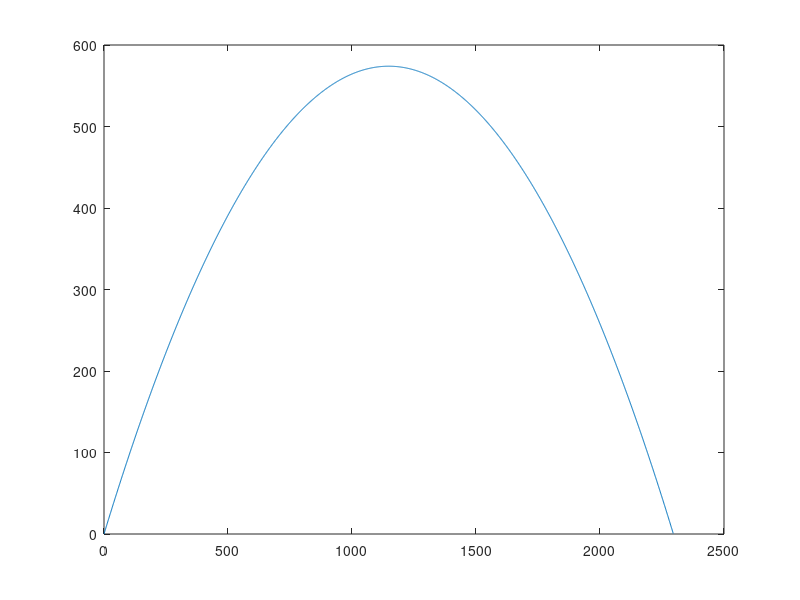

Write the MATLAB code that produced this figure.
clear all
Vi = 150;
g = -9.8;
theta = pi / 4;
t = -(2 * Vi * sin(theta)) / g;
x = (0:0.01:t);
x = Vi * x * cos(theta);
y = (0:0.01:t);
y = Vi * y * sin(theta) + 0.5 * g * y.^2;
plot(x,y)